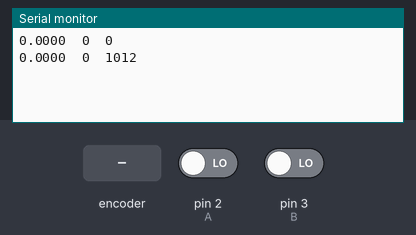
A sketch run on a simulated Arduino Uno, built with avr-gcc and run on an emulated ATmega328P. Parts: the last lines printed to the serial monitor. Inputs (shaded band) come from the test bench; at power-on: pin 2 (A) LOW, pin 3 (B) LOW.

Above: at 1.2 s.
1.3 s: rotary encoder on pin 2 (A) / pin 3 (B) turned 1 step (first pin leading)
At 1.7 s:
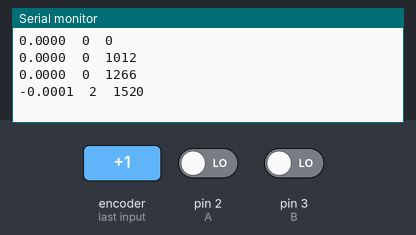
3.0 s: rotary encoder on pin 2 (A) / pin 3 (B) turned 1 step (first pin leading)
At 3.23 s:
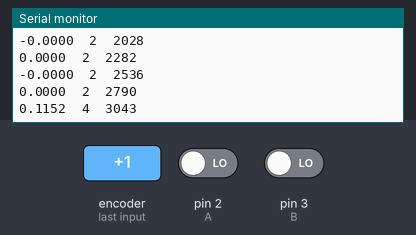
Timing chart, 0 to 6.0 s (numbered marks = the images above; inputs shaded):
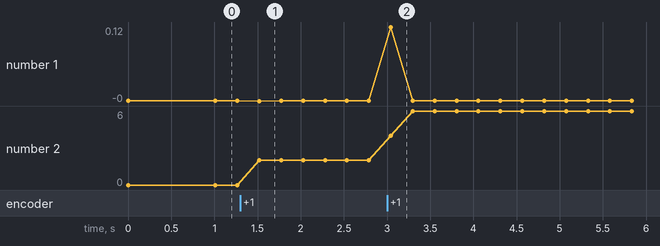

Measured:
- after the input at 1.3 s, the serial monitor: prints a new line after 0.22 s (image 1)
- after the input at 3.0 s, the serial monitor: prints a new line at once (image 2)
- plotted number 2: 0 → 2 after the input at 1.3 s, 2 → 6 after the input at 3.0 s

The sketch:

encoder-velocity.ino
```cpp
/*

Velocity w/ Quadrature Encoder; Arduino w/ Interrupts
Author: Walter Coe
Date: 5/15/15
Affiliation: BYU Mechatronics Club

This code will read an quadrature encoder (two channels) via interrupts, count the total number of edges (rising and falling on
both channels). Every quarter second, the serial port will display the pulses-per-millisecond (clockwise positive), total pulse
count, and the time in milliseconds. For more informationon quarature encoders, see
http://www.ni.com/white-paper/4763/en/

This code is by no means the most sophistocated or efficient. It serves as a basic starting place for learing to use encoders.

If less resolution is acceptable, an easy change to make is to comment out the interrupt attachent of either channel A or B
(see lines 32-33).

*/

long count = 0;
long count_d1;

const int A = 2;
const int B = 3;

unsigned long time_d1;
unsigned long time;
unsigned long nextTime;

float rate;
float rate_d1;

//----------------------------------------------------------------------------------------------------------------------------

void setup()
{

  pinMode(A, INPUT);
  pinMode(B, INPUT);

  attachInterrupt(0, encoder_A, CHANGE);
  attachInterrupt(1, encoder_B, CHANGE);

  Serial.begin(9800);

  time_d1 = millis();
  time = millis();
  nextTime = time + 1000;

  rate_d1 = 0;

}

//============================================================================================================================

void loop()
{

  Serial.print(rate,4);
  Serial.print("\t");
  Serial.print(count);
  Serial.print("\t");
  Serial.println(millis());

  while(time < nextTime)
  {

    time = millis();
    rate = velocity(count, count_d1, time, time_d1, rate_d1);
    count_d1 = count;
    time_d1 = millis();
    rate_d1 = rate;

    delay(10);  //delay .01 seconds

  }

  nextTime = time + 250;
}

//============================================================================================================================

void encoder_A()
{
  int As = digitalRead(A);
  int Bs = digitalRead(B);

 if(As==HIGH)
 {
    if(Bs==HIGH)
    {
      count = count - 1;
    }
    else
    {
      count = count + 1;
    }
 }
 else
 {
   if(Bs==HIGH)
    {
      count = count + 1;
    }
    else
    {
      count = count - 1;
    }
 }

}

//----------------------------------------

void encoder_B()
{

 int As = digitalRead(A);
 int Bs = digitalRead(B);

 if(Bs==HIGH)
 {
    if(As==HIGH)
    {
      count = count + 1;
    }
    else
    {
      count = count - 1;
    }
 }
 else
 {
   if(As==HIGH)
    {
      count = count - 1;
    }
    else
    {
      count = count + 1;
    }
 }
 }

//----------------------------------------

float velocity(long countNow, long countLast, unsigned long now, unsigned long last, float lastVel)
{

    float vel;
    float tau = 1.50;  //used for digital low-pass filtering

    vel = (((float)(countNow - countLast)*2.0)/((float)(now - last) + 2.0*tau)) + (2*tau - ((float)(now - last)))/(2*tau+(float)(now - last))*lastVel;

    return(vel);

}
```
